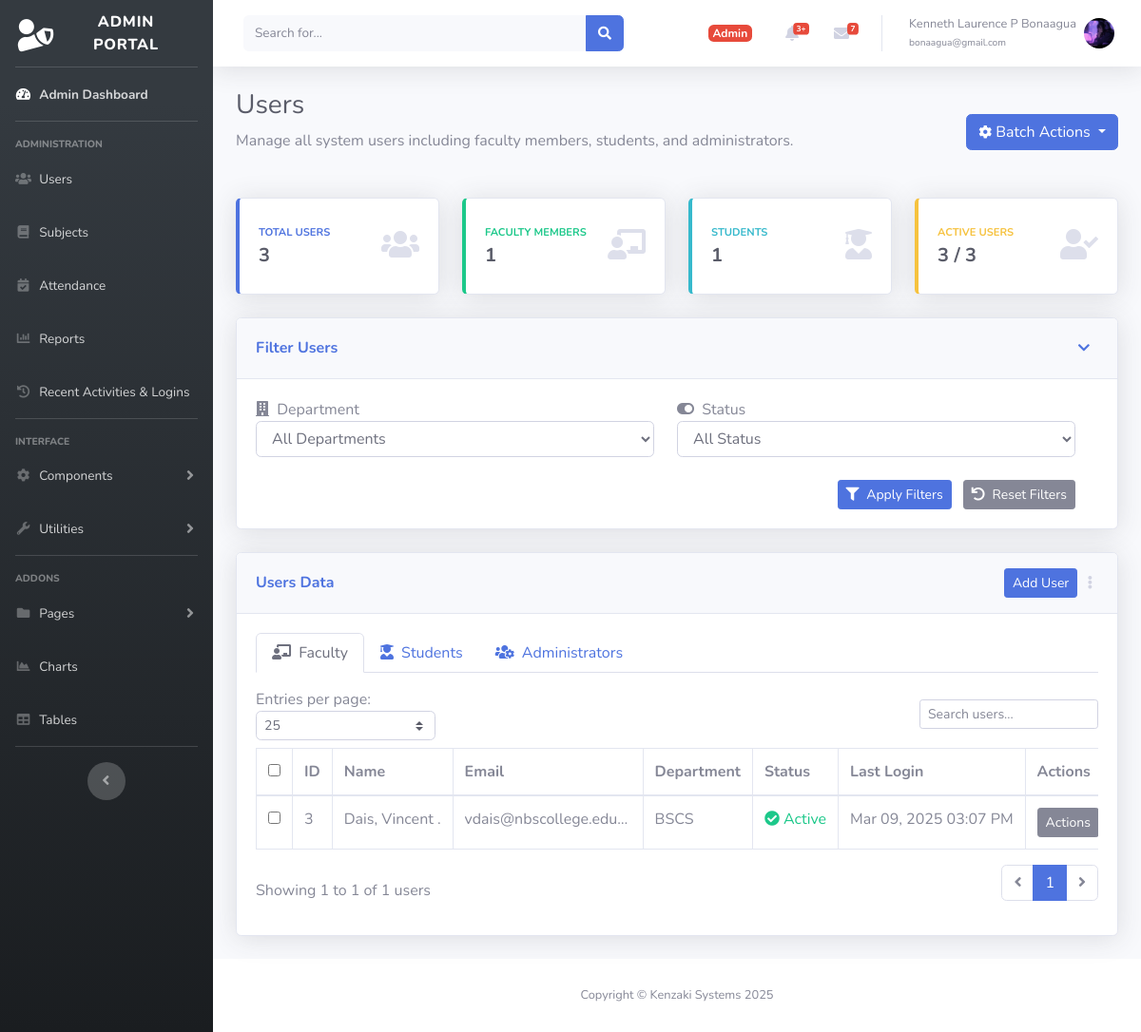
The page /users.php (signed in) on the database as committed earlier.
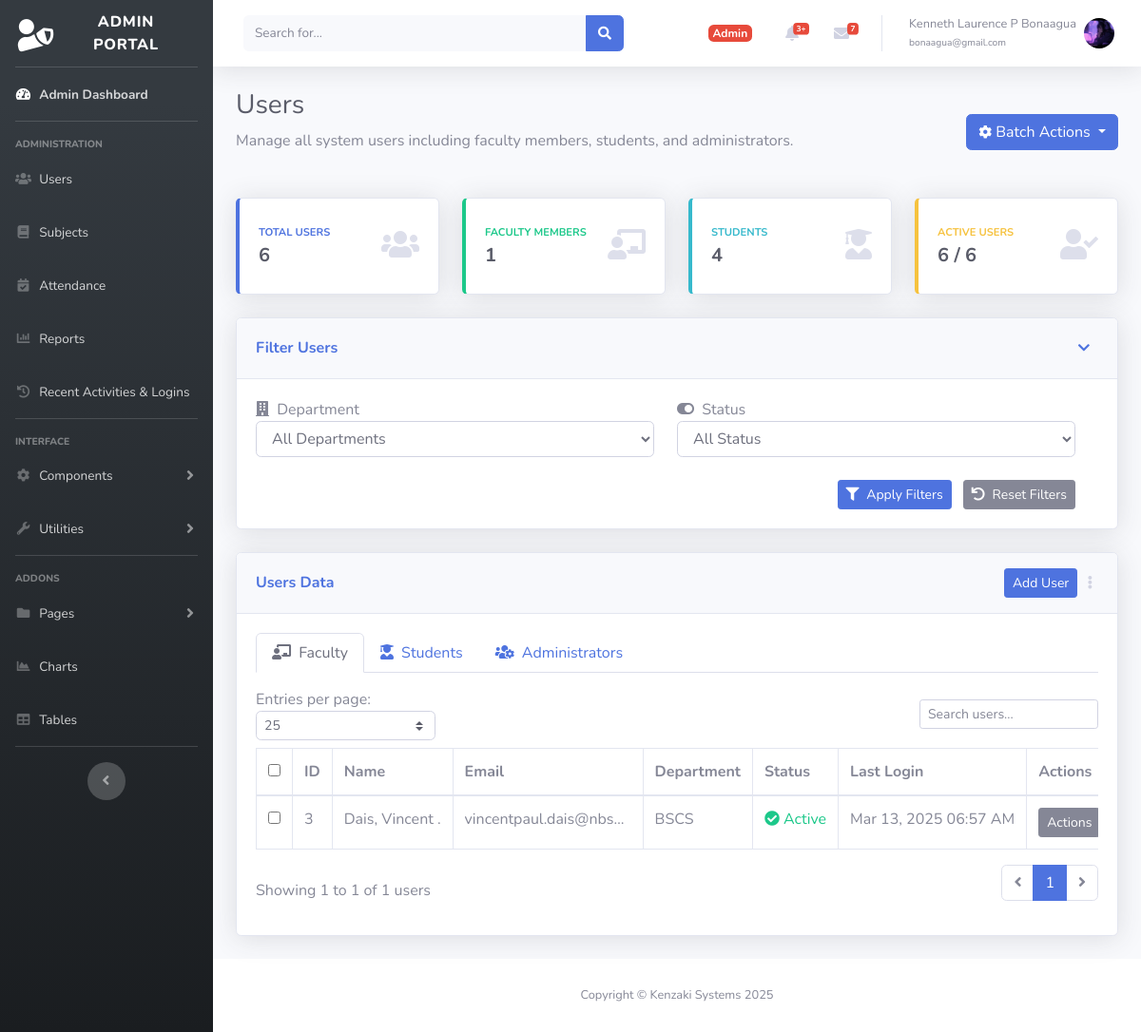
The same page on the database as committed later.
### tables this page shows
CREATE TABLE `users` (
  `id` int(11) NOT NULL,
  `firstname` varchar(225) DEFAULT NULL,
  `middle_init` varchar(225) DEFAULT NULL,
  `lastname` varchar(225) DEFAULT NULL,
  `email` varchar(225) DEFAULT NULL,
  `password` varchar(225) DEFAULT NULL,
  `usertype` varchar(225) DEFAULT NULL,
  `department` varchar(225) DEFAULT NULL,
  `status` varchar(225) DEFAULT NULL,
  `image` varchar(225) DEFAULT NULL,
  `gender` varchar(225) DEFAULT NULL,
  `last_update` timestamp NULL DEFAULT NULL,
  `last_login` timestamp NULL DEFAULT NULL
);

### users.php (the view, shortened to what the changed rows need)
<?php
include 'includes/header.php';
require 'db.php';
$sql = "SELECT * FROM users ORDER BY lastname ASC";
$result = $conn->query($sql);
$faculty = [];
$students = [];
$others = [];
if ($result->num_rows > 0) {
    while($row = $result->fetch_assoc()) {
        if ($row["usertype"] == "faculty") {
            $faculty[] = $row;
        } elseif ($row["usertype"] == "student") {
            $students[] = $row;
        } else {
            $others[] = $row;
        }
    }
}
$stats = [
    'total_users' => 0,
    'total_faculty' => 0,
    'total_students' => 0,
    'active_users' => 0,
    'inactive_users' => 0,
    'departments' => []
];
$statsQuery = "SELECT
    COUNT(*) as total,
    SUM(CASE WHEN usertype = 'faculty' THEN 1 ELSE 0 END) as faculty_count,
    SUM(CASE WHEN usertype = 'student' THEN 1 ELSE 0 END) as student_count,
    SUM(CASE WHEN status = 'active' THEN 1 ELSE 0 END) as active_count,
    SUM(CASE WHEN status = 'inactive' THEN 1 ELSE 0 END) as inactive_count,
    department
    FROM users
    GROUP BY department";
$statsResult = $conn->query($statsQuery);
while($row = $statsResult->fetch_assoc()) {
    $stats['departments'][$row['department']] = [
        'total' => $row['total'],
        'faculty' => $row['faculty_count'],
        'students' => $row['student_count']
    ];
    $stats['total_users'] += $row['total'];
    $stats['total_faculty'] += $row['faculty_count'];
    $stats['total_students'] += $row['student_count'];
    $stats['active_users'] += $row['active_count'];
    $stats['inactive_users'] += $row['inactive_count'];
}
?>
<!DOCTYPE html>
<html lang="en">
<head>
<div class="container-fluid">
    <div class="d-sm-flex align-items-center justify-content-between mb-4">
        <div>
            <h1 class="h3 mb-2 text-gray-800">Users</h1>
        </div>
    </div>
    <div class="row">
        <div class="col-xl-3 col-md-6 mb-4">
            <div class="card border-left-primary shadow h-100 py-2">
                <div class="card-body">
                    <div class="row no-gutters align-items-center">
                        <div class="col mr-2">
                            <div class="text-xs font-weight-bold text-primary text-uppercase mb-1">Total Users</div>
                            <div class="h5 mb-0 font-weight-bold text-gray-800"><?= $stats['total_users'] ?></div>
                        </div>
                    </div>
                </div>
            </div>
        </div>
        <div class="col-xl-3 col-md-6 mb-4">
            <div class="card border-left-info shadow h-100 py-2">
                <div class="card-body">
                    <div class="row no-gutters align-items-center">
                        <div class="col mr-2">
                            <div class="text-xs font-weight-bold text-info text-uppercase mb-1">Students</div>
                            <div class="h5 mb-0 font-weight-bold text-gray-800"><?= $stats['total_students'] ?></div>
                        </div>
                    </div>
                </div>
            </div>
        </div>
        <div class="col-xl-3 col-md-6 mb-4">
            <div class="card border-left-warning shadow h-100 py-2">
                <div class="card-body">
                    <div class="row no-gutters align-items-center">
                        <div class="col mr-2">
                            <div class="text-xs font-weight-bold text-warning text-uppercase mb-1">Active Users</div>
                            <div class="h5 mb-0 font-weight-bold text-gray-800">
                                <?= $stats['active_users'] ?> / <?= $stats['total_users'] ?>
                            </div>
                        </div>
                    </div>
                </div>
            </div>
        </div>
    </div>
    <div class="card shadow mb-4">
        <div class="card-body">
            <div class="tab-content" id="userTabContent">
                <div class="tab-pane fade show active" id="faculty" role="tabpanel" aria-labelledby="faculty-tab">
                    <div class="table-responsive">
                        <table class="table table-bordered" id="facultyTable" width="100%" cellspacing="0">
                            <thead>
                                <tr>
                                    <th width="30px"><input type="checkbox" id="selectAllFaculty"></th>
                                    <th width="100px">ID</th>
                                    <th width="200px">Name</th>
                                    <th width="200px">Email</th>
                                    <th width="150px">Department</th>
                                    <th width="100px">Status</th>
                                    <th width="150px">Last Login</th>
                                    <th width="100px">Actions</th>
                                </tr>
                            </thead>
                            <tbody>
                                <?php
                                if (!empty($faculty)) {
                                    foreach($faculty as $row) {
                                        $status_class = ($row["status"] == 'active') ? 'text-success' : 'text-danger';
                                        $status_icon = ($row["status"] == 'active') ? 'fa-check-circle' : 'fa-times-circle';
                                        $status_text = ucfirst($row["status"]);
                                        echo "<tr>";
                                        echo "<td class='text-center'><input type='checkbox' name='user_checkbox' value='" . htmlspecialchars($row["id"]) . "'></td>";
                                        echo "<td><span class='truncate' title='" . htmlspecialchars($row["id"]) . "'>" . htmlspecialchars($row["id"]) . "</span></td>";
                                        echo "<td><span class='truncate' title='" . htmlspecialchars($row["lastname"] . ", " . $row["firstname"] . " " . $row["middle_init"] . ".") . "'>" . htmlspecialchars($row["lastname"] . ", " . $row["firstname"] . " " . $row["middle_init"] . ".") . "</span></td>";
                                        echo "<td><span class='truncate' title='" . htmlspecialchars($row["email"]) . "'>" . htmlspecialchars($row["email"]) . "</span></td>";
                                        echo "<td><span class='truncate' title='" . htmlspecialchars($row["department"]) . "'>" . htmlspecialchars($row["department"]) . "</span></td>";
                                        echo "<td style='white-space: nowrap;'><span class='{$status_class}'><i class='fas {$status_icon}'></i> " . $status_text . "</span></td>";
                                        echo "<td style='white-space: nowrap;'>" . ($row["last_login"] ? date('M d, Y h:i A', strtotime($row["last_login"])) : 'Never') . "</td>";
                                        echo "<td class='actions-cell text-center' style='white-space: nowrap;'>
                                                <div class='dropdown no-arrow'>
                                                    <a class='dropdown-toggle btn btn-sm btn-secondary' href='#' role='button' id='dropdownMenuLink' data-toggle='dropdown' aria-haspopup='true' aria-expanded='false'>
                                                        Actions
                                                    </a>
                                                    <div class='dropdown-menu dropdown-menu-right shadow animated--fade-in' aria-labelledby='dropdownMenuLink'>
                                                        <a class='dropdown-item' href='#' onclick='editUser(" . htmlspecialchars($row["id"]) . ")'><i class='fas fa-edit fa-sm fa-fw mr-2 text-gray-400'></i>Edit</a>
                                                        <a class='dropdown-item' href='#' onclick='generateNewPassword(" . htmlspecialchars($row["id"]) . ")'><i class='fas fa-key fa-sm fa-fw mr-2 text-gray-400'></i>Generate New Password</a>
                                                        <a class='dropdown-item' href='#' onclick='deleteUser(" . htmlspecialchars($row["id"]) . ")'><i class='fas fa-trash fa-sm fa-fw mr-2 text-gray-400'></i>Delete</a>
                                                    </div>
                                                </div>
                                            </td>";
                                        echo "</tr>";
                                    }
                                } else {
                                    echo "<tr><td colspan='8' class='text-center'>No faculty users found</td></tr>";
                                }
                                ?>
                            </tbody>
                        </table>
                    </div>
                </div>
            </div>
        </div>
    </div>
</div>
</div>
<?php include 'includes/footer.php'; ?>
</body>
</html>

Rows that differ between the two databases and show on the page:
changed users "Dais, Vincent .": email "vdais@nbscollege.edu…" → "vincentpaul.dais@nbs…"; last_login "Mar 09, 2025 03:07 PM" → "Mar 13, 2025 06:57 AM"
Other text that changed with them:
$stats['total_users']: "3" → "6"
$stats['total_students']: "1" → "4"
$stats['active_users']: "3" → "6"
